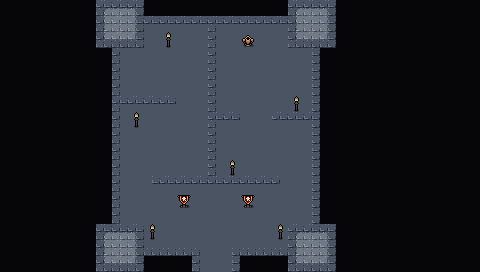

This game map was drawn from its Tiled (.tmx) file and the tilesets committed beside it. A one-line description and the trimmed map source follow:
An orthogonal 30x17 tile map with 16x16 px tiles, 4 tile layers (Collision, Background, Walls, Clutter), 2 tilesets and 9 objects.

<map version="1.5" tiledversion="1.7.2" orientation="orthogonal" renderorder="right-down" width="30" height="17" tilewidth="16" tileheight="16" infinite="0" nextlayerid="8" nextobjectid="58">
 <editorsettings>
  <export target="wastetown..tmx" format="tmx" />
 </editorsettings>
 <tileset firstgid="1" source="../tileset/main.tsx" />
 <tileset firstgid="3477" source="../tileset/buildings.tsx" />
 <layer id="6" name="Collision" width="30" height="17">
  <data>[510 cells, 401 non-empty, 13 distinct tile ids]</data>
 </layer>
 <layer id="1" name="Background" width="30" height="17">
  <data>[510 cells, 510 non-empty, 3 distinct tile ids]</data>
 </layer>
 <layer id="2" name="Walls" width="30" height="17">
  <data>[510 cells, 100 non-empty, 16 distinct tile ids]</data>
 </layer>
 <layer id="3" name="Clutter" width="30" height="17">
  <properties>
   <property name="spriteLayer" type="bool" value="true" />
  </properties>
  <data>[510 cells, 9 non-empty, 3 distinct tile ids]</data>
 </layer>
 <objectgroup id="4" name="Objects">
  <object id="38" template="../obj/entry_up.tx" x="208" y="281">
   <properties>
    <property name="teleport" value="" />
   </properties>
  </object>
  <object id="50" template="../obj/enemy.tx" x="248.5" y="122">
   <properties>
    <property name="enemy" value="Human elite" />
   </properties>
  </object>
  <object id="51" template="../obj/treasure.tx" x="223.5" y="50.3333" />
  <object id="52" template="../obj/gold.tx" x="256" y="48.25" />
  <object id="53" template="../obj/enemy.tx" x="183.5" y="105">
   <properties>
    <property name="enemy" value="Knight" />
   </properties>
  </object>
  <object id="54" template="../obj/enemy.tx" x="286.167" y="186.333">
   <properties>
    <property name="enemy" value="Human" />
   </properties>
  </object>
  <object id="55" template="../obj/enemy.tx" x="131" y="187.167">
   <properties>
    <property name="enemy" value="Human guard" />
   </properties>
  </object>
  <object id="56" template="../obj/gold.tx" x="122" y="96.5" />
  <object id="57" template="../obj/enemy.tx" x="208.5" y="224">
   <properties>
    <property name="enemy" value="Human" />
   </properties>
  </object>
 </objectgroup>
</map>
